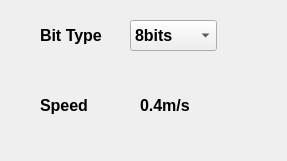
<?xml version="1.0" encoding="UTF-8"?>
<ui version="4.0">
 <class>Dialog</class>
 <widget class="QDialog" name="Dialog">
  <property name="geometry">
   <rect>
    <x>0</x>
    <y>0</y>
    <width>287</width>
    <height>161</height>
   </rect>
  </property>
  <property name="windowTitle">
   <string>CNC_UI</string>
  </property>
  <widget class="QLabel" name="label">
   <property name="geometry">
    <rect>
     <x>40</x>
     <y>90</y>
     <width>72</width>
     <height>31</height>
    </rect>
   </property>
   <property name="font">
    <font>
     <family>Arial</family>
     <pointsize>12</pointsize>
     <weight>75</weight>
     <bold>true</bold>
    </font>
   </property>
   <property name="text">
    <string>Speed</string>
   </property>
  </widget>
  <widget class="QLabel" name="label_2">
   <property name="geometry">
    <rect>
     <x>40</x>
     <y>20</y>
     <width>81</width>
     <height>31</height>
    </rect>
   </property>
   <property name="font">
    <font>
     <family>Arial</family>
     <pointsize>12</pointsize>
     <weight>75</weight>
     <bold>true</bold>
    </font>
   </property>
   <property name="text">
    <string>Bit Type</string>
   </property>
  </widget>
  <widget class="QLabel" name="label_3">
   <property name="geometry">
    <rect>
     <x>140</x>
     <y>90</y>
     <width>72</width>
     <height>31</height>
    </rect>
   </property>
   <property name="font">
    <font>
     <family>Arial</family>
     <pointsize>12</pointsize>
     <weight>75</weight>
     <bold>true</bold>
    </font>
   </property>
   <property name="text">
    <string>0.4m/s</string>
   </property>
  </widget>
  <widget class="QComboBox" name="comboBox">
   <property name="geometry">
    <rect>
     <x>130</x>
     <y>20</y>
     <width>87</width>
     <height>31</height>
    </rect>
   </property>
   <property name="font">
    <font>
     <family>Arial</family>
     <pointsize>12</pointsize>
     <weight>75</weight>
     <bold>true</bold>
    </font>
   </property>
   <item>
    <property name="text">
     <string>8bits</string>
    </property>
   </item>
   <item>
    <property name="text">
     <string>16bits</string>
    </property>
   </item>
  </widget>
 </widget>
 <resources/>
 <connections/>
</ui>
